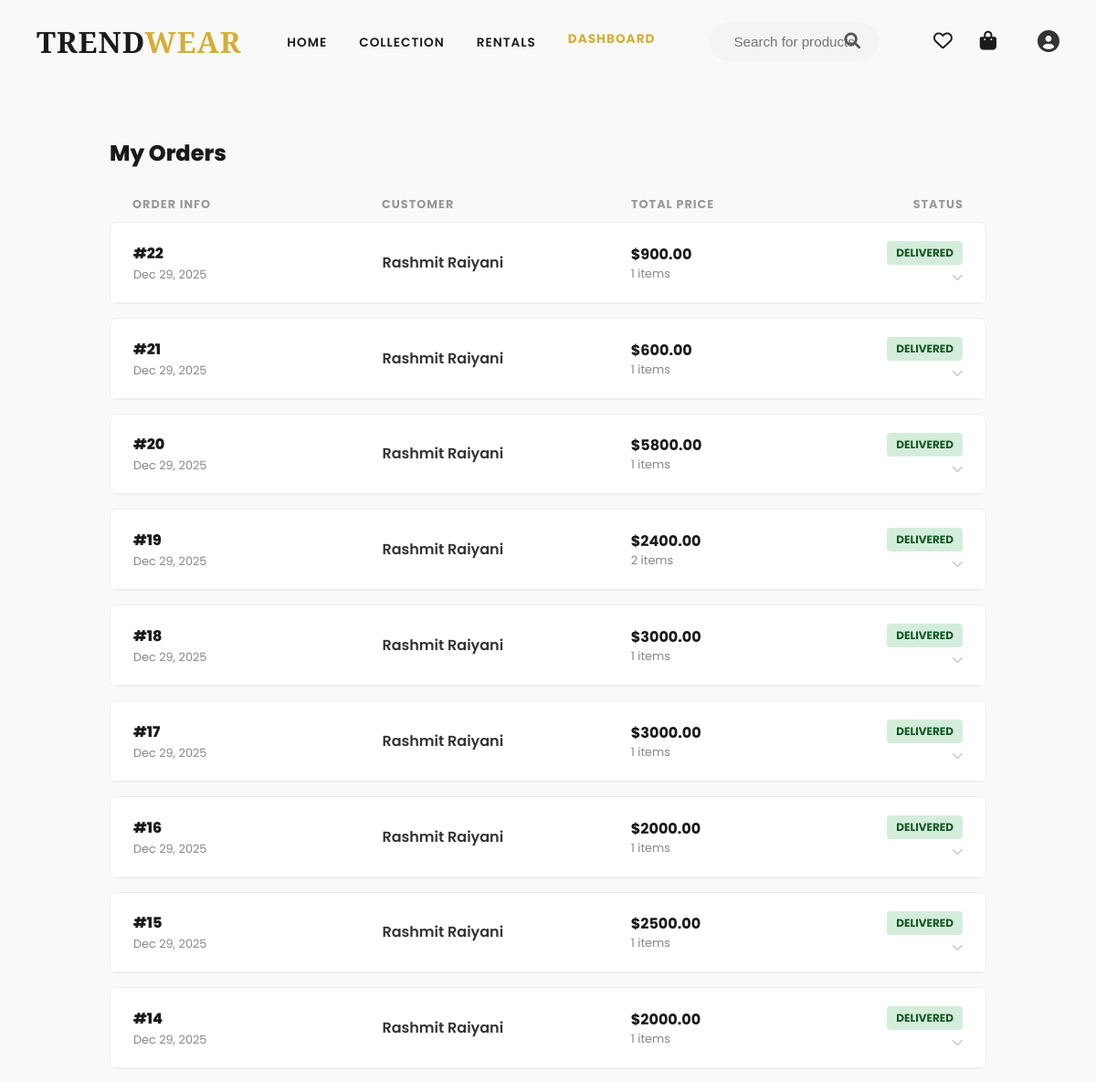
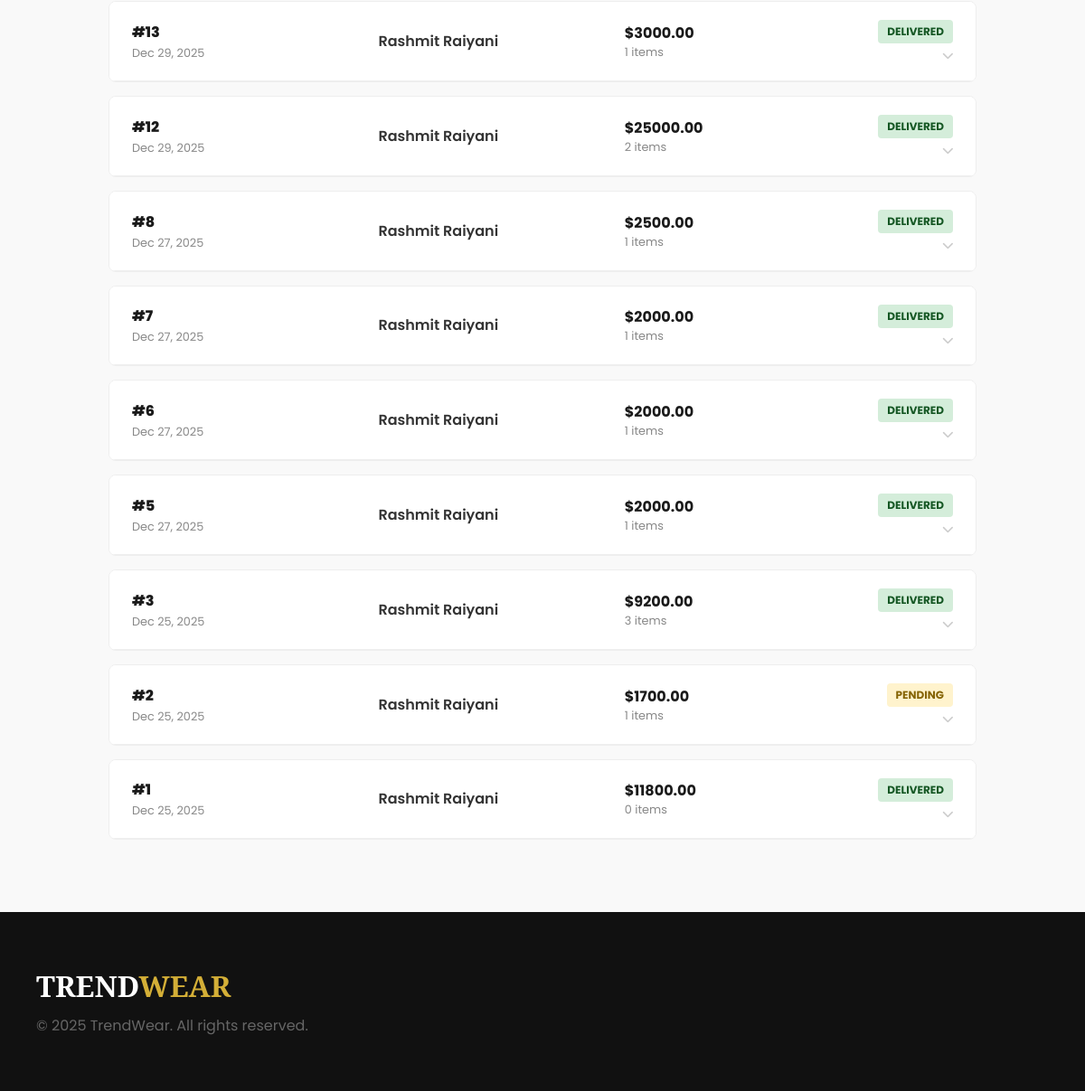
Screenshot of /my-orders/ (signed in) with the database file from the repository (2 pictures, top to bottom).
### shop/models.py (models this page shows, shortened)
class Order(models.Model):
    user = models.ForeignKey(settings.AUTH_USER_MODEL, on_delete=models.CASCADE)
    total_price = models.DecimalField(max_digits=10, decimal_places=2)
    created_at = models.DateTimeField(auto_now_add=True)

class CustomUser(AbstractUser):
    phone_number = models.CharField(max_length=10, blank=True, null=True)
    role = models.CharField(max_length=20, default='customer')

class Delivery(models.Model):
    STATUS_CHOICES = (
        ('Pending', 'Pending'),
        ('Out for Delivery', 'Out for Delivery'),
        ('Delivered', 'Delivered'),
        ('Failed', 'Failed'),
    )
    order = models.OneToOneField(
        'Order',
        on_delete=models.CASCADE,
        related_name='delivery_info'
    )
    delivery_boy = models.ForeignKey(
        DeliveryBoy,
        on_delete=models.SET_NULL,
        null=True,
        related_name='deliveries'
    )
    assigned_at = models.DateTimeField(auto_now_add=True)
    delivered_at = models.DateTimeField(null=True, blank=True)
    status = models.CharField(max_length=50, choices=STATUS_CHOICES, default='Pending')
    admin_note = models.TextField(blank=True, null=True)
    otp = models.CharField(max_length=6, blank=True, null=True)

### shop/views.py (the view)
# urls.py: path('my-orders/', views.my_orders, name='my_orders'),
@login_required
def my_orders(request):
    orders = Order.objects.filter(user=request.user)\
        .select_related('delivery_info')\
        .prefetch_related(
            'sale_items__variant__product',
            'rent_items__variant__product'
        )\
        .order_by('-created_at')
    return render(request, 'orders.html', {'orders': orders})

### templates/orders.html (shortened to what this page needs)
{% extends 'base.html' %}
{% load static %}
{% block content %}
<div class="container" style="max-width: 1000px; margin: 50px auto; padding: 0 20px;">
    <h2 style="margin-bottom: 30px; font-weight: 800; color: #1a1a1a;">My Orders</h2>
    <div class="labels-row">
        <div>Order Info</div>
        <div>Customer</div>
        <div>Total Price</div>
        <div style="text-align: right;">Status</div>
    </div>
    <div class="accordion-container">
        {% for order in orders %}
        <div class="order-card">
            <div class="order-header" onclick="toggleOrder(this)">
                <div class="header-col">
                    <span class="order-id">#{{ order.id }}</span>
                    <span class="order-date">{{ order.created_at|date:"M d, Y" }}</span>
                </div>
                <div class="header-col mobile-hide">
                    <span class="customer-name">{{ order.user.first_name }} {{ order.user.last_name }}</span>
                </div>
                <div class="header-col">
                    <span class="order-total">${{ order.total_price }}</span>
                    <span class="item-count">{{ order.sale_items.count|add:order.rent_items.count }} items</span>
                </div>
                <div class="header-col right-align">
                    <span class="status-badge {{ order.delivery_info.status|lower|cut:" " }}">
                        {{ order.delivery_info.status|default:"Pending" }}
                    </span>
                    <i class="fas fa-chevron-down arrow-icon"></i>
                </div>
            </div>
            <div class="order-body">
                <div class="body-content">
                </div>
            </div>
        </div>
        {% empty %}
            <div style="text-align: center; color: #999; padding: 50px;">
                <p>No orders found.</p>
                <a href="{% url 'home' %}" class="btn btn-black">Start Shopping</a>
            </div>
        {% endfor %}
    </div>
</div>
{% endblock %}

### templates/base.html (style rules this page uses)
:root { --primary-color: #0f5132; --accent-color: #d4af37; --text-dark: #1a1a1a; --bg-light: #f9f9f9; --white: #ffffff; --font-heading: 'Playfair Display', serif; --font-body: 'Poppins', sans-serif; }
* { margin: 0; padding: 0; box-sizing: border-box; }
body { background-color: var(--bg-light); color: var(--text-dark); font-family: var(--font-body); overflow-x: hidden; padding-top: 100px; }

### templates/orders.html (style rules this page uses)
.labels-row { display: grid; grid-template-columns: 1.5fr 1.5fr 1fr 1fr; padding: 0 25px; margin-bottom: 10px; font-size: 0.8rem; color: #999; text-transform: uppercase; font-weight: bold; letter-spacing: 1px; }
.order-card { background: #fff; border: 1px solid #eee; border-radius: 8px; margin-bottom: 15px; overflow: hidden; }
.order-header { display: grid; grid-template-columns: 1.5fr 1.5fr 1fr 1fr; padding: 20px 25px; cursor: pointer; align-items: center; background: #fff; transition: 0.2s; }
.header-col { display: flex; flex-direction: column; justify-content: center; }
.order-id { font-weight: 800; font-size: 1rem; color: #1a1a1a; }
.order-date { font-size: 0.8rem; color: #888; margin-top: 2px; }
.customer-name { font-weight: 600; color: #333; }
.order-total { font-weight: 700; font-size: 1rem; }
.item-count { font-size: 0.8rem; color: #888; }
.right-align { align-items: flex-end; }
.status-badge { padding: 4px 10px; border-radius: 4px; font-size: 0.75rem; font-weight: bold; text-transform: uppercase; }
.status-badge.pending { background: #fff3cd; color: #856404; }
.status-badge.delivered { background: #d4edda; color: #155724; }
.arrow-icon { margin-top: 8px; font-size: 0.8rem; color: #ccc; transition: 0.3s; }
.order-body { max-height: 0; transition: max-height 0.4s ease; background: #fafafa; border-top: 1px solid #eee; }
.body-content { padding: 30px; }

### rows the page displays
Order: id "22", created_at "Dec 29, 2025", user.first_name "Rashmit", user.last_name "Raiyani", total_price "900.00", sale_items.count|add "1", delivery_info.status "DELIVERED"
Order: id "21", created_at "Dec 29, 2025", user.first_name "Rashmit", user.last_name "Raiyani", total_price "600.00", sale_items.count|add "1", delivery_info.status "DELIVERED"
Order: id "20", created_at "Dec 29, 2025", user.first_name "Rashmit", user.last_name "Raiyani", total_price "5800.00", sale_items.count|add "1", delivery_info.status "DELIVERED"
Order: id "19", created_at "Dec 29, 2025", user.first_name "Rashmit", user.last_name "Raiyani", total_price "2400.00", sale_items.count|add "2", delivery_info.status "DELIVERED"
Order: id "18", created_at "Dec 29, 2025", user.first_name "Rashmit", user.last_name "Raiyani", total_price "3000.00", sale_items.count|add "1", delivery_info.status "DELIVERED"
Order: id "17", created_at "Dec 29, 2025", user.first_name "Rashmit", user.last_name "Raiyani", total_price "3000.00", sale_items.count|add "1", delivery_info.status "DELIVERED"
Order: id "16", created_at "Dec 29, 2025", user.first_name "Rashmit", user.last_name "Raiyani", total_price "2000.00", sale_items.count|add "1", delivery_info.status "DELIVERED"
Order: id "15", created_at "Dec 29, 2025", user.first_name "Rashmit", user.last_name "Raiyani", total_price "2500.00", sale_items.count|add "1", delivery_info.status "DELIVERED"
Order: id "14", created_at "Dec 29, 2025", user.first_name "Rashmit", user.last_name "Raiyani", total_price "2000.00", sale_items.count|add "1", delivery_info.status "DELIVERED"
Order: id "13", created_at "Dec 29, 2025", user.first_name "Rashmit", user.last_name "Raiyani", total_price "3000.00", sale_items.count|add "1", delivery_info.status "DELIVERED"
Order: id "12", created_at "Dec 29, 2025", user.first_name "Rashmit", user.last_name "Raiyani", total_price "25000.00", sale_items.count|add "2", delivery_info.status "DELIVERED"
Order: id "8", created_at "Dec 27, 2025", user.first_name "Rashmit", user.last_name "Raiyani", total_price "2500.00", sale_items.count|add "1", delivery_info.status "DELIVERED"
Order: id "7", created_at "Dec 27, 2025", user.first_name "Rashmit", user.last_name "Raiyani", total_price "2000.00", sale_items.count|add "1", delivery_info.status "DELIVERED"
Order: id "6", created_at "Dec 27, 2025", user.first_name "Rashmit", user.last_name "Raiyani", total_price "2000.00", sale_items.count|add "1", delivery_info.status "DELIVERED"
Order: id "5", created_at "Dec 27, 2025", user.first_name "Rashmit", user.last_name "Raiyani", total_price "2000.00", sale_items.count|add "1", delivery_info.status "DELIVERED"
Order: id "3", created_at "Dec 25, 2025", user.first_name "Rashmit", user.last_name "Raiyani", total_price "9200.00", sale_items.count|add "3", delivery_info.status "DELIVERED"
Order: id "2", created_at "Dec 25, 2025", user.first_name "Rashmit", user.last_name "Raiyani", total_price "1700.00", sale_items.count|add "1", delivery_info.status "PENDING"
Order: id "1", created_at "Dec 25, 2025", user.first_name "Rashmit", user.last_name "Raiyani", total_price "11800.00", sale_items.count|add "0", delivery_info.status "DELIVERED"
